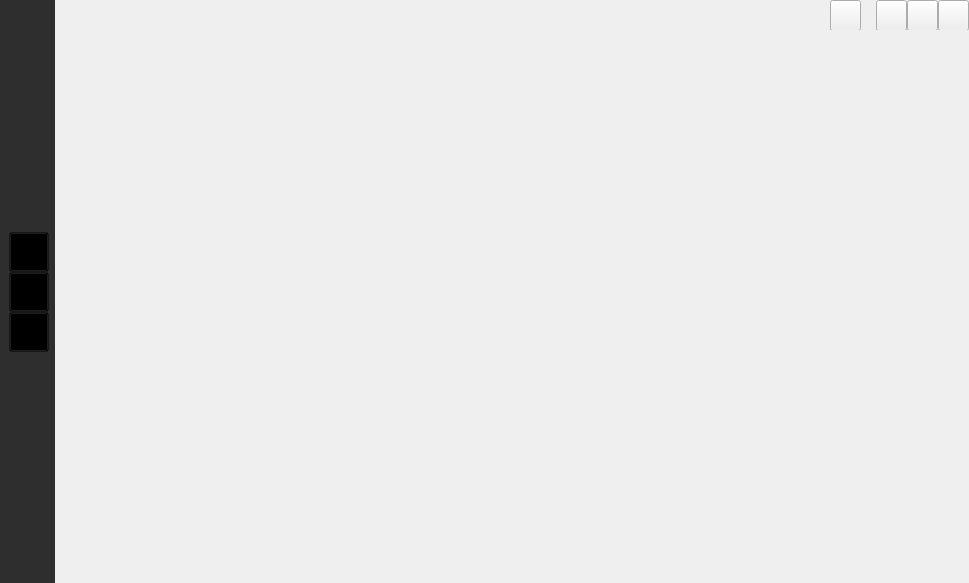
<?xml version="1.0" encoding="UTF-8"?>
<ui version="4.0">
 <class>CWidget</class>
 <widget class="QWidget" name="CWidget">
  <property name="geometry">
   <rect>
    <x>0</x>
    <y>0</y>
    <width>969</width>
    <height>583</height>
   </rect>
  </property>
  <property name="windowTitle">
   <string>Form</string>
  </property>
  <layout class="QHBoxLayout" name="horizontalLayout">
   <property name="spacing">
    <number>0</number>
   </property>
   <property name="leftMargin">
    <number>0</number>
   </property>
   <property name="topMargin">
    <number>0</number>
   </property>
   <property name="rightMargin">
    <number>0</number>
   </property>
   <property name="bottomMargin">
    <number>0</number>
   </property>
   <item>
    <widget class="QWidget" name="widget" native="true">
     <property name="minimumSize">
      <size>
       <width>55</width>
       <height>0</height>
      </size>
     </property>
     <property name="maximumSize">
      <size>
       <width>55</width>
       <height>16777215</height>
      </size>
     </property>
     <property name="styleSheet">
      <string notr="true">background-color: #2e2e2e;</string>
     </property>
     <layout class="QVBoxLayout" name="verticalLayout_3">
      <item>
       <spacer name="verticalSpacer">
        <property name="orientation">
         <enum>Qt::Vertical</enum>
        </property>
        <property name="sizeHint" stdset="0">
         <size>
          <width>20</width>
          <height>214</height>
         </size>
        </property>
       </spacer>
      </item>
      <item>
       <widget class="QWidget" name="widget_2" native="true">
        <property name="minimumSize">
         <size>
          <width>40</width>
          <height>0</height>
         </size>
        </property>
        <property name="maximumSize">
         <size>
          <width>40</width>
          <height>16777215</height>
         </size>
        </property>
        <property name="styleSheet">
         <string notr="true">background:transparent;</string>
        </property>
        <layout class="QVBoxLayout" name="verticalLayout_2">
         <property name="spacing">
          <number>0</number>
         </property>
         <property name="leftMargin">
          <number>0</number>
         </property>
         <property name="topMargin">
          <number>0</number>
         </property>
         <property name="rightMargin">
          <number>0</number>
         </property>
         <property name="bottomMargin">
          <number>0</number>
         </property>
         <item>
          <widget class="QToolButton" name="toolButton">
           <property name="minimumSize">
            <size>
             <width>40</width>
             <height>40</height>
            </size>
           </property>
           <property name="maximumSize">
            <size>
             <width>40</width>
             <height>40</height>
            </size>
           </property>
           <property name="styleSheet">
            <string notr="true">background:transparent;</string>
           </property>
           <property name="text">
            <string/>
           </property>
           <property name="icon">
            <iconset resource="image.qrc">
             <normaloff>:/ico/image/11.png</normaloff>:/ico/image/11.png</iconset>
           </property>
           <property name="iconSize">
            <size>
             <width>32</width>
             <height>32</height>
            </size>
           </property>
          </widget>
         </item>
         <item>
          <widget class="QToolButton" name="toolButton_2">
           <property name="minimumSize">
            <size>
             <width>40</width>
             <height>40</height>
            </size>
           </property>
           <property name="maximumSize">
            <size>
             <width>40</width>
             <height>40</height>
            </size>
           </property>
           <property name="styleSheet">
            <string notr="true">background:transparent;</string>
           </property>
           <property name="text">
            <string/>
           </property>
           <property name="icon">
            <iconset resource="image.qrc">
             <normaloff>:/ico/image/00.png</normaloff>:/ico/image/00.png</iconset>
           </property>
           <property name="iconSize">
            <size>
             <width>32</width>
             <height>32</height>
            </size>
           </property>
          </widget>
         </item>
         <item>
          <widget class="QToolButton" name="toolButton_3">
           <property name="minimumSize">
            <size>
             <width>40</width>
             <height>40</height>
            </size>
           </property>
           <property name="maximumSize">
            <size>
             <width>40</width>
             <height>40</height>
            </size>
           </property>
           <property name="styleSheet">
            <string notr="true">background:transparent;</string>
           </property>
           <property name="text">
            <string/>
           </property>
           <property name="icon">
            <iconset resource="image.qrc">
             <normaloff>:/ico/image/99.png</normaloff>:/ico/image/99.png</iconset>
           </property>
           <property name="iconSize">
            <size>
             <width>32</width>
             <height>32</height>
            </size>
           </property>
          </widget>
         </item>
        </layout>
       </widget>
      </item>
      <item>
       <spacer name="verticalSpacer_2">
        <property name="orientation">
         <enum>Qt::Vertical</enum>
        </property>
        <property name="sizeHint" stdset="0">
         <size>
          <width>20</width>
          <height>213</height>
         </size>
        </property>
       </spacer>
      </item>
     </layout>
    </widget>
   </item>
   <item>
    <layout class="QVBoxLayout" name="verticalLayout">
     <property name="spacing">
      <number>0</number>
     </property>
     <item>
      <widget class="QWidget" name="titleBar" native="true">
       <property name="minimumSize">
        <size>
         <width>0</width>
         <height>30</height>
        </size>
       </property>
       <property name="maximumSize">
        <size>
         <width>16777215</width>
         <height>30</height>
        </size>
       </property>
       <layout class="QHBoxLayout" name="titleBarHLayout">
        <property name="spacing">
         <number>0</number>
        </property>
        <property name="leftMargin">
         <number>0</number>
        </property>
        <property name="topMargin">
         <number>0</number>
        </property>
        <property name="rightMargin">
         <number>0</number>
        </property>
        <property name="bottomMargin">
         <number>0</number>
        </property>
        <item>
         <widget class="QLabel" name="lmainIco">
          <property name="sizePolicy">
           <sizepolicy hsizetype="Preferred" vsizetype="Preferred">
            <horstretch>0</horstretch>
            <verstretch>0</verstretch>
           </sizepolicy>
          </property>
          <property name="minimumSize">
           <size>
            <width>0</width>
            <height>30</height>
           </size>
          </property>
          <property name="maximumSize">
           <size>
            <width>0</width>
            <height>30</height>
           </size>
          </property>
          <property name="text">
           <string/>
          </property>
          <property name="pixmap">
           <pixmap resource="image.qrc">:/ico/image/55.png</pixmap>
          </property>
          <property name="scaledContents">
           <bool>true</bool>
          </property>
         </widget>
        </item>
        <item>
         <widget class="QLabel" name="labTitle">
          <property name="sizePolicy">
           <sizepolicy hsizetype="Preferred" vsizetype="Preferred">
            <horstretch>0</horstretch>
            <verstretch>0</verstretch>
           </sizepolicy>
          </property>
          <property name="font">
           <font>
            <family>Arial</family>
            <pointsize>9</pointsize>
           </font>
          </property>
          <property name="text">
           <string/>
          </property>
         </widget>
        </item>
        <item>
         <widget class="QWidget" name="widgetTop" native="true">
          <property name="maximumSize">
           <size>
            <width>340</width>
            <height>16777215</height>
           </size>
          </property>
          <layout class="QHBoxLayout" name="MuenHLayout">
           <property name="spacing">
            <number>0</number>
           </property>
           <property name="leftMargin">
            <number>0</number>
           </property>
           <property name="topMargin">
            <number>0</number>
           </property>
           <property name="rightMargin">
            <number>0</number>
           </property>
           <property name="bottomMargin">
            <number>0</number>
           </property>
          </layout>
         </widget>
        </item>
        <item>
         <spacer name="horizontalSpacer_2">
          <property name="orientation">
           <enum>Qt::Horizontal</enum>
          </property>
          <property name="sizeHint" stdset="0">
           <size>
            <width>271</width>
            <height>20</height>
           </size>
          </property>
         </spacer>
        </item>
        <item>
         <widget class="QPushButton" name="btn_menu">
          <property name="minimumSize">
           <size>
            <width>31</width>
            <height>31</height>
           </size>
          </property>
          <property name="maximumSize">
           <size>
            <width>31</width>
            <height>31</height>
           </size>
          </property>
          <property name="text">
           <string/>
          </property>
          <property name="icon">
           <iconset resource="image.qrc">
            <normaloff>:/ico/image/222.png</normaloff>:/ico/image/222.png</iconset>
          </property>
         </widget>
        </item>
        <item>
         <spacer name="horizontalSpacer">
          <property name="orientation">
           <enum>Qt::Horizontal</enum>
          </property>
          <property name="sizeType">
           <enum>QSizePolicy::Fixed</enum>
          </property>
          <property name="sizeHint" stdset="0">
           <size>
            <width>15</width>
            <height>20</height>
           </size>
          </property>
         </spacer>
        </item>
        <item>
         <widget class="QPushButton" name="btn_min">
          <property name="minimumSize">
           <size>
            <width>31</width>
            <height>31</height>
           </size>
          </property>
          <property name="maximumSize">
           <size>
            <width>31</width>
            <height>31</height>
           </size>
          </property>
          <property name="text">
           <string/>
          </property>
          <property name="icon">
           <iconset resource="image.qrc">
            <normaloff>:/ico/image/minimize.png</normaloff>:/ico/image/minimize.png</iconset>
          </property>
         </widget>
        </item>
        <item>
         <widget class="QPushButton" name="btn_max">
          <property name="minimumSize">
           <size>
            <width>31</width>
            <height>31</height>
           </size>
          </property>
          <property name="maximumSize">
           <size>
            <width>31</width>
            <height>31</height>
           </size>
          </property>
          <property name="text">
           <string/>
          </property>
          <property name="icon">
           <iconset resource="image.qrc">
            <normaloff>:/ico/image/maximize1.png</normaloff>:/ico/image/maximize1.png</iconset>
          </property>
         </widget>
        </item>
        <item>
         <widget class="QPushButton" name="btn_close">
          <property name="minimumSize">
           <size>
            <width>31</width>
            <height>31</height>
           </size>
          </property>
          <property name="maximumSize">
           <size>
            <width>31</width>
            <height>31</height>
           </size>
          </property>
          <property name="text">
           <string/>
          </property>
          <property name="icon">
           <iconset resource="image.qrc">
            <normaloff>:/ico/image/close.png</normaloff>:/ico/image/close.png</iconset>
          </property>
         </widget>
        </item>
       </layout>
      </widget>
     </item>
     <item>
      <widget class="QStackedWidget" name="stackedWidgetMain">
       <property name="styleSheet">
        <string notr="true"/>
       </property>
       <widget class="DataBaseManager" name="page"/>
       <widget class="ClientList" name="ClienListWidget"/>
      </widget>
     </item>
    </layout>
   </item>
  </layout>
 </widget>
 <customwidgets>
  <customwidget>
   <class>ClientList</class>
   <extends>QWidget</extends>
   <header location="global">ClientList.h</header>
   <container>1</container>
  </customwidget>
  <customwidget>
   <class>DataBaseManager</class>
   <extends>QWidget</extends>
   <header location="global">database/DataBaseManager.h</header>
   <container>1</container>
  </customwidget>
 </customwidgets>
 <resources>
  <include location="image.qrc"/>
 </resources>
 <connections/>
</ui>
